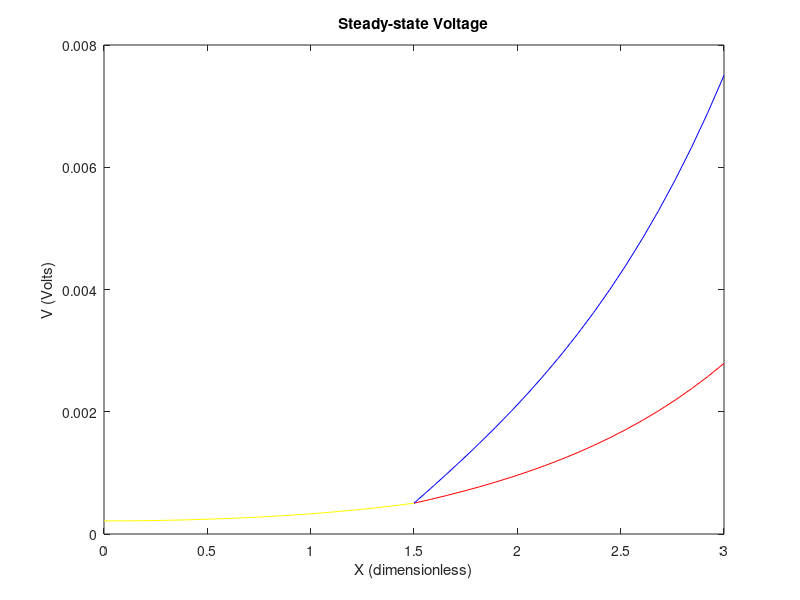

Write MATLAB code to recreate this figure.
clc;
close all;
% mammalian dendrite

% Dimensions of compartments

d1 = 75e-4; 			% cm
d21 = 30e-4; 			% cm
d22 = 15e-4; 			% cm
%d21 = 47.2470e-4;       % E9 cm
%d22 = d21;               % E9 cm

l1 = 1.5;			% dimensionless
l21 = 3.0;			% dimensionless
l22 = 3.0;			% dimensionless

% Electrical properties of compartments

Rm = 6e3;			% Ohms cm^2
Rc = 90;			% Ohms cm
Rs = 1e6;			% Ohms

c1 = 2*(Rc*Rm)^(1/2)/pi;

rl1 = c1*d1^(-3/2);		% Ohms
rl21 = c1*d21^(-3/2);		% Ohms
rl22 = c1*d22^(-3/2);		% Ohms

% Applied current

iapp = 1e-9; 	% Amps

% Coefficient matrices

A = [1 -1 0 0 0 0;
     0 0 -exp(-l21) exp(l21) 0 0;
     0 0 0 0 -exp(-l22) exp(l22);
     exp(-l1) exp(l1) -exp(-l1) -exp(l1) 0 0;
     0 0 exp(-l1) exp(l1) -exp(-l1) -exp(l1);
     -exp(-l1) exp(l1) rl1*exp(-l1)/rl21 -rl1*exp(l1)/rl21 rl1*exp(-l1)/rl22 -rl1*exp(l1)/rl22]; %Changed the sign of the index of exponential term in 6x6 element 

b = [0 rl21*iapp rl22*iapp 0 0 0]';
x = A\b;
X = x*10^5

y1 = linspace(0,l1,20);
y21 = linspace(l1,l21,20);
y22 = linspace(l1,l22,20);
v1 = x(1)*exp(-y1)+x(2)*exp(y1);
v21 = x(3)*exp(-y21)+x(4)*exp(y21);
v22 = x(5)*exp(-y22)+x(6)*exp(y22);
figure;
plot(y1,v1,'y-',y21,v21,'r-',y22,v22,'b-');
xlabel('X (dimensionless)');
ylabel('V (Volts)');
title('Steady-state Voltage');


